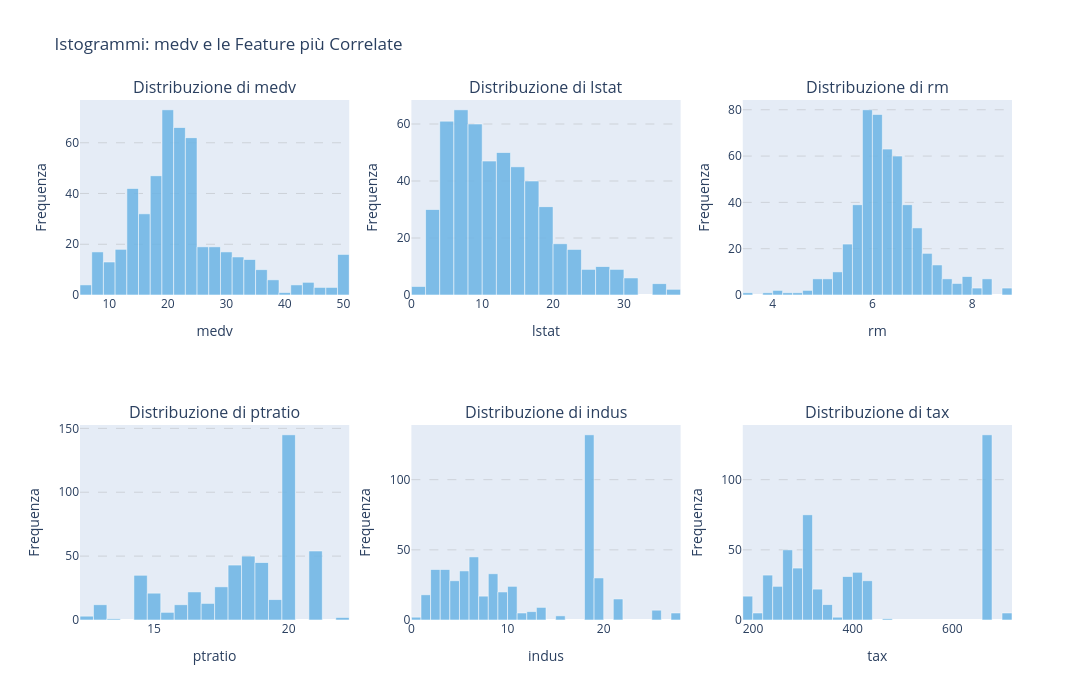

The notebook cell saved with this chart:
### Markdown cell above
## 4. Costruire:
- __Istogramma di medv con le altre features più rilevanti__ <br>
- __Matrice di correlazione__

### Code cell
corr_medv = df.corr()['medv'].drop('medv').abs().sort_values(ascending=False)
top_features = corr_medv.head(5).index.tolist()
print("Top 5 feature correlate con medv:", top_features)

cols_to_plot = ['medv'] + top_features
n_cols = 3
n_rows = 2

subplot_titles = [f'Distribuzione di {col}' for col in cols_to_plot]

subplot_titles += [''] * (n_rows * n_cols - len(cols_to_plot))

fig = make_subplots(rows=n_rows, cols=n_cols, subplot_titles=subplot_titles)

for i, col in enumerate(cols_to_plot):
    row = i // n_cols + 1
    col_idx = i % n_cols + 1

    fig.add_trace(
        go.Histogram(
            x=df[col],
            nbinsx=30,
            name=col,
            marker_color='#6CB4E4',
            marker_line=dict(color='white', width=0.5),
            opacity=0.85,
            showlegend=False,
        ),
        row=row, col=col_idx
    )

    fig.update_xaxes(title_text=col,       row=row, col=col_idx)
    fig.update_yaxes(title_text='Frequenza', row=row, col=col_idx,
                     showgrid=True, gridcolor='rgba(150,150,150,0.3)',
                     griddash='dash')

fig.update_layout(
    title={'text': "Istogrammi: medv e le Feature più Correlate"},
    height=700,
    width=1300,
)

fig.show()

### Figure 1 — Plotly figure (JSON) as saved in the notebook; plotly's stock layout.template omitted (floating-point values rounded to 4 significant figures; data arrays with more than 128 entries replaced by an {"elided": "..."} marker saying what was removed)
{"data": [{"marker": {"color": "#6CB4E4", "line": {"color": "white", "width": 0.5}}, "name": "medv", "nbinsx": 30, "opacity": 0.85, "showlegend": false, "type": "histogram", "x": {"elided": "506 float values"}, "xaxis": "x", "yaxis": "y"}, {"marker": {"color": "#6CB4E4", "line": {"color": "white", "width": 0.5}}, "name": "lstat", "nbinsx": 30, "opacity": 0.85, "showlegend": false, "type": "histogram", "x": {"elided": "506 float values"}, "xaxis": "x2", "yaxis": "y2"}, {"marker": {"color": "#6CB4E4", "line": {"color": "white", "width": 0.5}}, "name": "rm", "nbinsx": 30, "opacity": 0.85, "showlegend": false, "type": "histogram", "x": {"elided": "506 float values"}, "xaxis": "x3", "yaxis": "y3"}, {"marker": {"color": "#6CB4E4", "line": {"color": "white", "width": 0.5}}, "name": "ptratio", "nbinsx": 30, "opacity": 0.85, "showlegend": false, "type": "histogram", "x": {"elided": "506 float values"}, "xaxis": "x4", "yaxis": "y4"}, {"marker": {"color": "#6CB4E4", "line": {"color": "white", "width": 0.5}}, "name": "indus", "nbinsx": 30, "opacity": 0.85, "showlegend": false, "type": "histogram", "x": {"elided": "506 float values"}, "xaxis": "x5", "yaxis": "y5"}, {"marker": {"color": "#6CB4E4", "line": {"color": "white", "width": 0.5}}, "name": "tax", "nbinsx": 30, "opacity": 0.85, "showlegend": false, "type": "histogram", "x": {"elided": "506 int values"}, "xaxis": "x6", "yaxis": "y6"}], "layout": {"annotations": [{"font": {"size": 16}, "showarrow": false, "text": "Distribuzione di medv", "x": 0.1444, "xanchor": "center", "xref": "paper", "y": 1, "yanchor": "bottom", "yref": "paper"}, {"font": {"size": 16}, "showarrow": false, "text": "Distribuzione di lstat", "x": 0.5, "xanchor": "center", "xref": "paper", "y": 1, "yanchor": "bottom", "yref": "paper"}, {"font": {"size": 16}, "showarrow": false, "text": "Distribuzione di rm", "x": 0.8556, "xanchor": "center", "xref": "paper", "y": 1, "yanchor": "bottom", "yref": "paper"}, {"font": {"size": 16}, "showarrow": false, "text": "Distribuzione di ptratio", "x": 0.1444, "xanchor": "center", "xref": "paper", "y": 0.375, "yanchor": "bottom", "yref": "paper"}, {"font": {"size": 16}, "showarrow": false, "text": "Distribuzione di indus", "x": 0.5, "xanchor": "center", "xref": "paper", "y": 0.375, "yanchor": "bottom", "yref": "paper"}, {"font": {"size": 16}, "showarrow": false, "text": "Distribuzione di tax", "x": 0.8556, "xanchor": "center", "xref": "paper", "y": 0.375, "yanchor": "bottom", "yref": "paper"}], "height": 700, "title": {"text": "Istogrammi: medv e le Feature più Correlate"}, "width": 1300, "xaxis": {"anchor": "y", "domain": [0, 0.2889], "title": {"text": "medv"}}, "xaxis2": {"anchor": "y2", "domain": [0.3556, 0.6444], "title": {"text": "lstat"}}, "xaxis3": {"anchor": "y3", "domain": [0.7111, 1], "title": {"text": "rm"}}, "xaxis4": {"anchor": "y4", "domain": [0, 0.2889], "title": {"text": "ptratio"}}, "xaxis5": {"anchor": "y5", "domain": [0.3556, 0.6444], "title": {"text": "indus"}}, "xaxis6": {"anchor": "y6", "domain": [0.7111, 1], "title": {"text": "tax"}}, "yaxis": {"anchor": "x", "domain": [0.625, 1], "gridcolor": "rgba(150,150,150,0.3)", "griddash": "dash", "showgrid": true, "title": {"text": "Frequenza"}}, "yaxis2": {"anchor": "x2", "domain": [0.625, 1], "gridcolor": "rgba(150,150,150,0.3)", "griddash": "dash", "showgrid": true, "title": {"text": "Frequenza"}}, "yaxis3": {"anchor": "x3", "domain": [0.625, 1], "gridcolor": "rgba(150,150,150,0.3)", "griddash": "dash", "showgrid": true, "title": {"text": "Frequenza"}}, "yaxis4": {"anchor": "x4", "domain": [0, 0.375], "gridcolor": "rgba(150,150,150,0.3)", "griddash": "dash", "showgrid": true, "title": {"text": "Frequenza"}}, "yaxis5": {"anchor": "x5", "domain": [0, 0.375], "gridcolor": "rgba(150,150,150,0.3)", "griddash": "dash", "showgrid": true, "title": {"text": "Frequenza"}}, "yaxis6": {"anchor": "x6", "domain": [0, 0.375], "gridcolor": "rgba(150,150,150,0.3)", "griddash": "dash", "showgrid": true, "title": {"text": "Frequenza"}}}}
